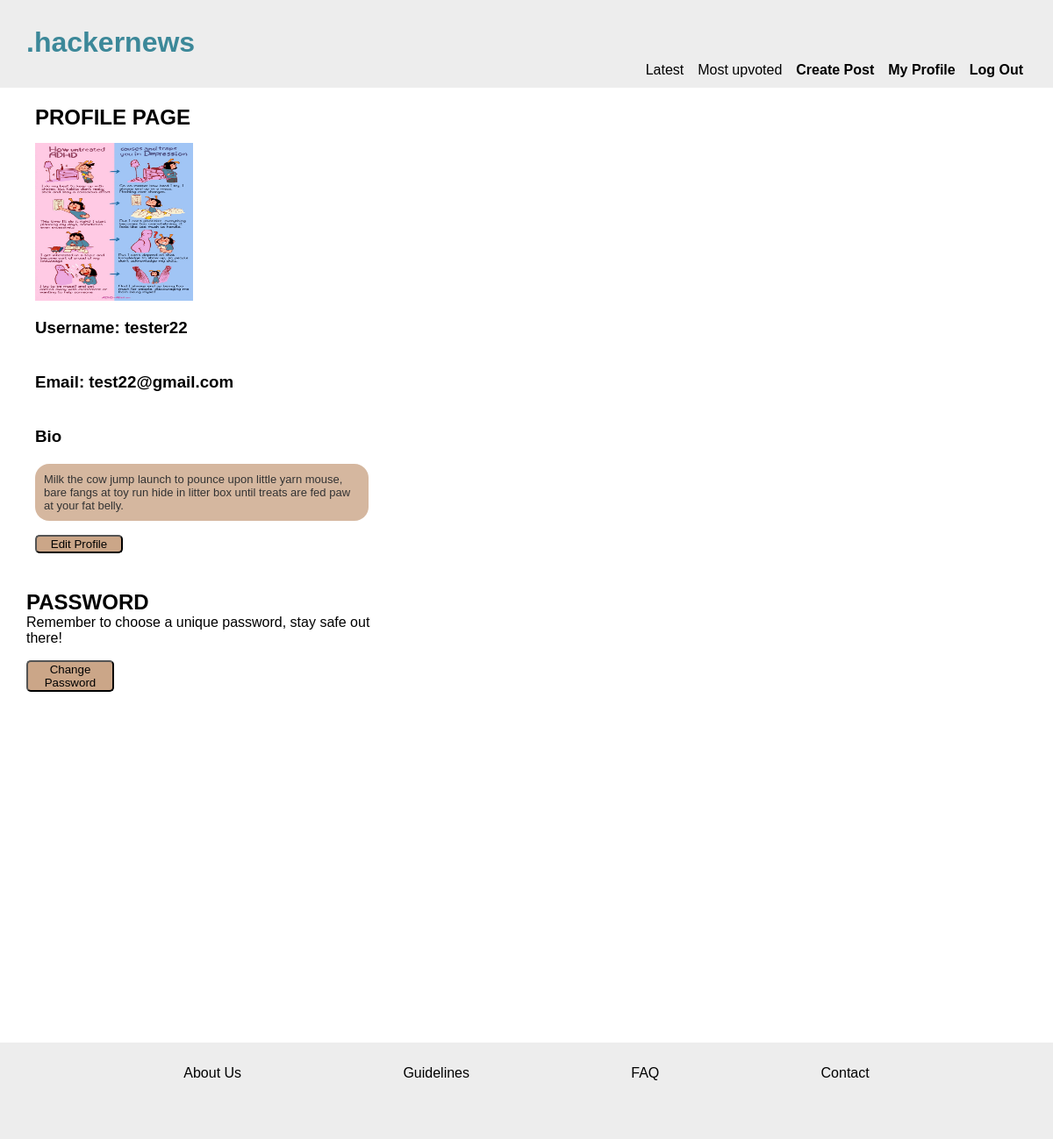
/profile.php (signed in), run on the app's committed database.
### tables this page shows
CREATE TABLE users
(id INTEGER PRIMARY KEY,
username VARCHAR,
name VARCHAR,
email VARCHAR,
pwd VARCHAR, bio varchar, profileimg VARCHAR);

### app/functions.php (called while the page is built, shortened)
<?php
function getUserById(PDO $pdo, int $id)
{
    $statement = $pdo->prepare('SELECT * FROM users WHERE id = :id');
    $statement->bindParam(':id', $id, PDO::PARAM_INT);
    $statement->execute();
    $user = $statement->fetch(PDO::FETCH_ASSOC);
    return $user;
}
function profileImgExists(string $imgUpload)
{
    return $imgUpload;
}

### profile.php (the view, shortened to what this page needs)
<?php
require __DIR__ . '/app/autoload.php';
require __DIR__ . '/views/header.php';
$id = (int)$_SESSION['user']['id'];
$user = getUserById($pdo, $id);
$profileImg = $user['profileimg'];
$imgUpload = __DIR__ . '/app/profile/uploads/' . $profileImg;
?>
<main class="profileMain">
    <section class="profile-container">
        <h2>PROFILE PAGE</h2>
        <?php if (!profileImgExists($imgUpload)) : ?>
            <img src="/app/profile/uploads/defaultprofile.jpg" alt="avatar">
        <?php else : ?>
            <img src="/app/profile/uploads/<?= $profileImg ?>" alt="profile image">
        <?php endif; ?>
        <h3>Username: <?= $user['username']; ?> </h3>
        <h3>Email: <?= $user['email']; ?></h3>
        <h3>Bio </h3>
        <div class="bioBox"><?= $user['bio']; ?> </div>
        <form action="/editProfile.php">
            <button type="submit">Edit Profile</button>
        </form>
    </section>
    <section class="pwdSection">
        <h2>PASSWORD</h2>
        <p>Remember to choose a unique password, stay safe out there!</p>
        <form action="/editProfile.php">
            <button type="submit">Change Password</button>
        </form>
    </section>
</main>
<?php require __DIR__ . '/views/footer.php'; ?>

### assets/css/global.css (style rules this page uses)
* { box-sizing: border-box; margin: 0; font-family: Arial, Helvetica, sans-serif; }
body { height: 100%; width: 100%; }
:root { --header-footer-bg: rgb(237, 237, 237); --main-bg: rgb(237, 237, 237); --btn: rgb(203, 166, 136); --btn-dark: rgb(170, 139, 114); --title-heading: rgb(60, 136, 153); }

### assets/css/forms.css (style rules this page uses)
form { display: flex; flex-direction: column; line-height: 1.5rem; }
button { border-radius: 5px; max-width: 100px; background-color: var(--btn); margin-top: 1rem; }
.bioBox { border-style: none; border-radius: 1rem; border-width: 2px; background-color: var(--btn); padding: 10px; font-size: small; opacity: 0.8; }

### assets/css/profile.css (style rules this page uses)
.profileMain { display: flex; flex-direction: column; margin-top: 110px; margin-bottom: 100px; margin-left: 30px; max-width: 400px; }
.profile-container { display: flex; flex-direction: column; padding: 10px; margin-bottom: 2rem; justify-content: space-evenly; }
h3 { margin-top: 20px; margin-bottom: 20px;; }
img { width: 180px; height: 180px; margin-top: 15px; }

### data on the page
users: profileimg (picture), username "tester22", email "test22@gmail.com", bio "Milk the cow jump launch to pounce upon little yarn mouse, bare fangs at toy run hide in litter box until treats are fed paw at your fat belly."
